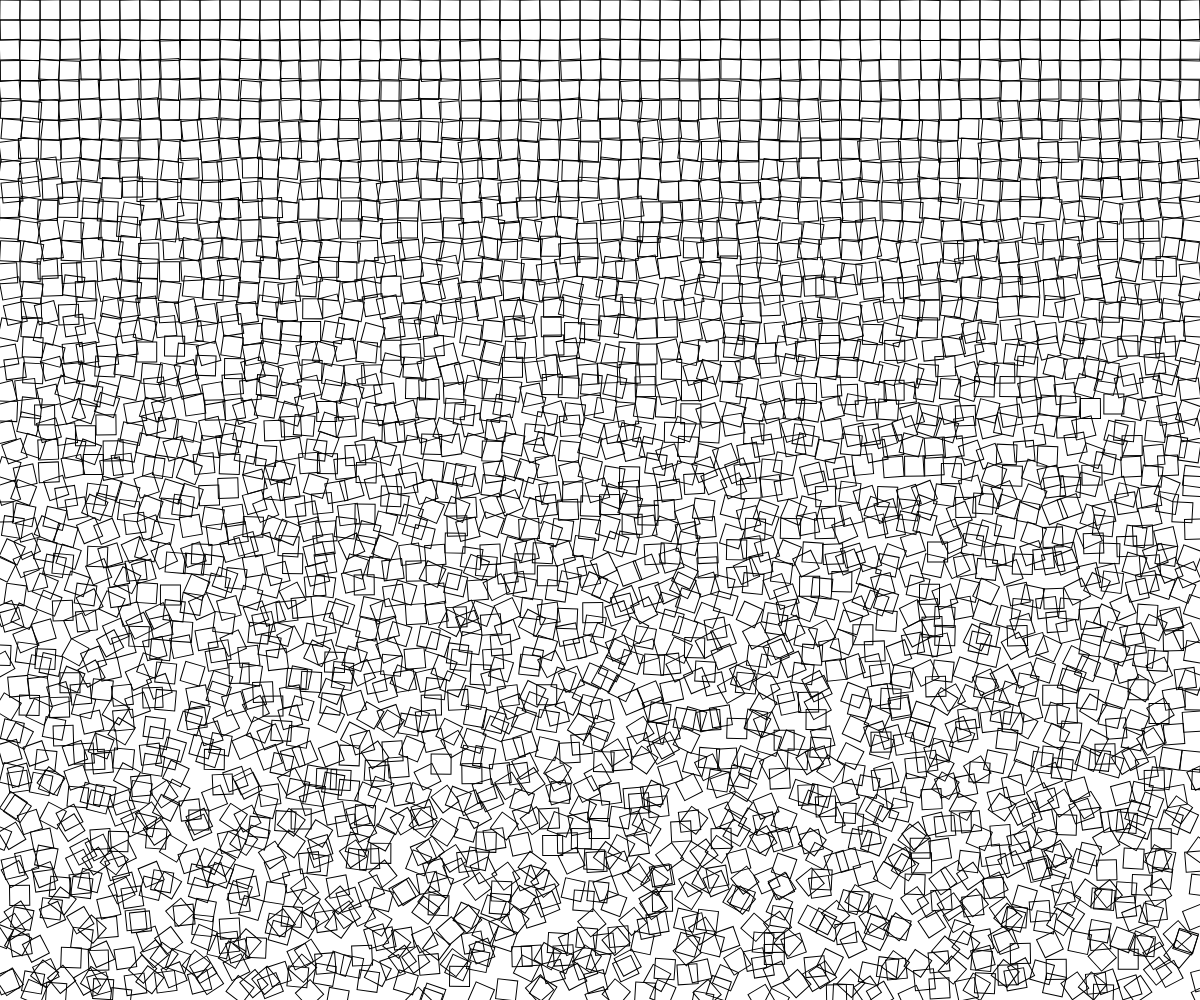
Frame 1 (no input)
Frame 60 (no input): identical to frame 1, image omitted
Frame 120 (the mouse pressed at the canvas centre since frame 60): identical to frame 1, image omitted

The p5.js sketch that drew this single still picture (run headless with seeded random() and noise() and a simulated clock; from frame 60 on, the mouse is pressed at the canvas centre):

// p5.js sketch
// ── sketch.js
// cubic disarray
// Your Name
// Date
//
// Extra for Experts:
// - describe what you did to take this project "above and beyond"
let gridSpace = 20;

function setup() {
  createCanvas(windowWidth, windowHeight);
  rectMode(CENTER);
  angleMode(DEGREES);
  noFill();
  drawDisarray();
  
}

function drawDisarray(){
  for(let x= gridSpace/2; x<width; x+=gridSpace){
    for(let y = gridSpace/2; y< height; y+=gridSpace){
      push();
      translate(x,y);
      let rAmount = map(y, 0, height, 1, 45);
      rotate(random(-rAmount,rAmount));
      
      let offSet = map(y, 0, height, 0, 15)
      square(random(-offSet,offSet),random(-offSet,offSet), gridSpace);
      pop();
    }
  }
}

function draw() {
  
}
